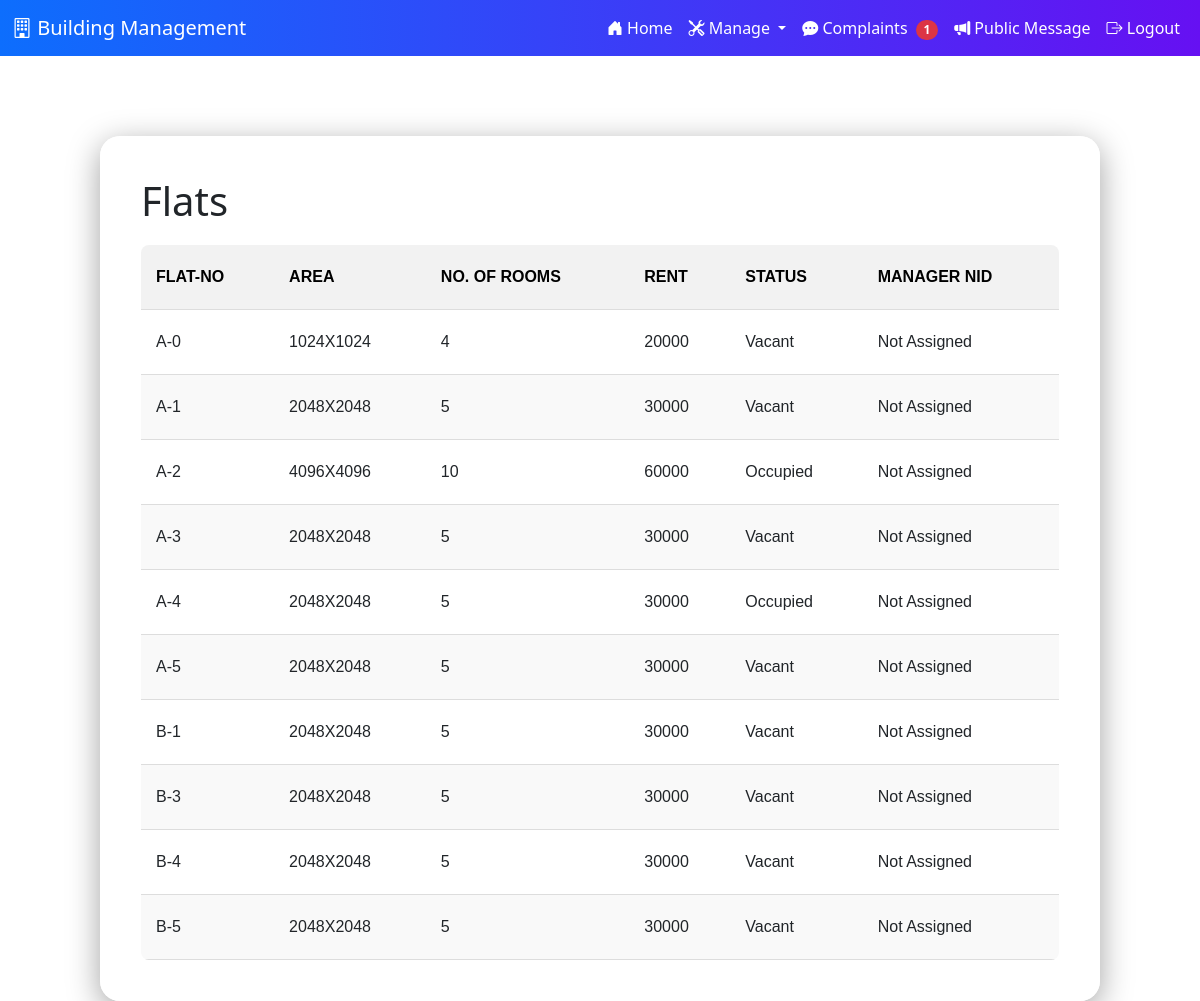
Page /flats.php on the committed database.
### tables this page shows
CREATE TABLE `flat_details` (
  `flat_no` varchar(5) NOT NULL,
  `area` varchar(50) NOT NULL,
  `rent` int(11) NOT NULL,
  `number_of_rooms` int(11) NOT NULL,
  `status` enum('Vacant','Occupied') NOT NULL,
  `manager_nid` varchar(20) DEFAULT NULL
);

### flats.php (the view, shortened to what this page needs)
<!DOCTYPE html>
<html lang="en">
<head>
    <link href="https://cdn.jsdelivr.net/npm/bootstrap@5.3.0/dist/css/bootstrap.min.css" rel="stylesheet">
    <link rel="stylesheet" href="https://cdn.jsdelivr.net/npm/bootstrap-icons@1.10.5/font/bootstrap-icons.css">
    <link rel="stylesheet" href="https://cdnjs.cloudflare.com/ajax/libs/font-awesome/6.5.0/css/all.min.css">
    <link rel="stylesheet" href="adminstyle.css">
</head>
<body class="body">
    <?php include('navbar.php'); ?>
    <main>
        <section class="tenants2">
            <div class="tenants_box">
                <h1>Flats</h1>
                <table class="tenants_table">
                    <thead>
                        <tr>
                            <th>Flat-no</th>
                            <th>Area</th>
                            <th>No. of Rooms</th>
                            <th>Rent</th>
                            <th>Status</th>
                            <th>Manager NID</th>
                        </tr>
                    </thead>
                    <tbody>
                        <?php
                        require_once("DBconnect.php");
                        $sql_vacant = "SELECT * FROM flat_details";
                        $result_vacant = mysqli_query($conn, $sql_vacant);
                        if (mysqli_num_rows($result_vacant) > 0) {
                            while($row = mysqli_fetch_array($result_vacant)){
                        ?>
                                <tr>
                                    <td><?php echo $row["flat_no"]; ?></td>
                                    <td><?php echo $row["area"]; ?></td>
                                    <td><?php echo $row["number_of_rooms"]; ?></td>
                                    <td><?php echo $row["rent"]; ?></td>
                                    <td><?php echo $row["status"]; ?></td>
                                    <td>
                                        <?php
                                            if (empty($row["manager_nid"])) {
                                                echo 'Not Assigned';
                                            } else {
                                                echo $row["manager_nid"];
                                            }
                                        ?>
                                    </td>
                                </tr>
                        <?php
                            }
                        }
                        ?>
                    </tbody>
                </table>
            </div>
        </section>
    </main>
</body>
</html>

### adminstyle.css (style rules this page uses)
.body { background: linear-gradient(135deg, #e0f7fa, #f1f8e9); font-family: 'Segoe UI', Tahoma, Geneva, Verdana, sans-serif; min-height: 100vh; color: #212529; background-image: url('img/modern-tokyo-street-background.jpg'); background-repeat: no-repeat; background-position: center; background-size: cover; background-attachment: fixed; }
.tenants2 { margin-top: 80px; max-width: 1000px; width: 95%; margin: 80px auto 0; padding: 40px; background-color: rgba(255, 255, 255, 0.8); backdrop-filter: blur(10px); border-radius: 20px; border: 1px solid rgba(255, 255, 255, 0.2); box-shadow: 0 8px 32px 0 rgba(0, 0, 0, 0.37); display: flex; flex-direction: column; justify-content: center; z-index: 2; }
.tenants_box { overflow-x: auto; }
.tenants_table { width: 100%; border-collapse: collapse; margin-top: 20px; font-family: Arial, sans-serif; border-radius: 8px; overflow: hidden; table-layout: auto; }
.tenants_table th, .tenants_table td { padding: 20px 15px; text-align: left; border-bottom: 1px solid #ddd; white-space: nowrap; }
.tenants_table th { background-color: #f2f2f2; color: #000; font-weight: bold; text-transform: uppercase; }
.tenants_table tbody tr:nth-child(even) { background-color: #f9f9f9; }

### rows in the picture
flat_details: flat_no "A-0", area "1024X1024", number_of_rooms "4", rent "20000", status "Vacant", shows "Not Assigned"
flat_details: flat_no "A-1", area "2048X2048", number_of_rooms "5", rent "30000", status "Vacant", shows "Not Assigned"
flat_details: flat_no "A-2", area "4096X4096", number_of_rooms "10", rent "60000", status "Occupied", shows "Not Assigned"
flat_details: flat_no "A-3", area "2048X2048", number_of_rooms "5", rent "30000", status "Vacant", shows "Not Assigned"
flat_details: flat_no "A-4", area "2048X2048", number_of_rooms "5", rent "30000", status "Occupied", shows "Not Assigned"
flat_details: flat_no "A-5", area "2048X2048", number_of_rooms "5", rent "30000", status "Vacant", shows "Not Assigned"
flat_details: flat_no "B-1", area "2048X2048", number_of_rooms "5", rent "30000", status "Vacant", shows "Not Assigned"
flat_details: flat_no "B-3", area "2048X2048", number_of_rooms "5", rent "30000", status "Vacant", shows "Not Assigned"
flat_details: flat_no "B-4", area "2048X2048", number_of_rooms "5", rent "30000", status "Vacant", shows "Not Assigned"
flat_details: flat_no "B-5", area "2048X2048", number_of_rooms "5", rent "30000", status "Vacant", shows "Not Assigned"

### other values in the picture
$pending_complaints "1"
